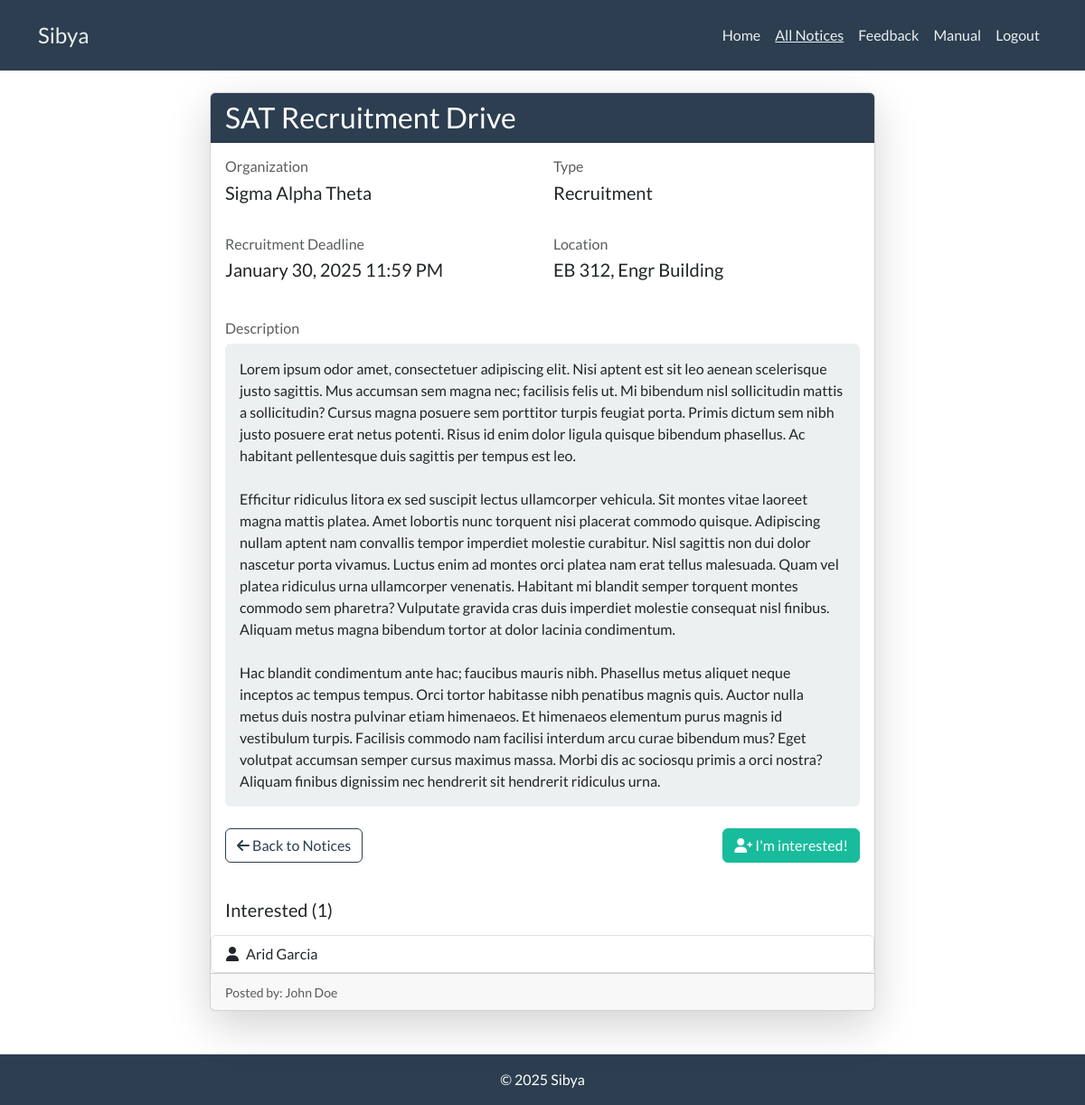
Screenshot of /notices/23/ (signed in) with the database file from the repository.
### sibya/models.py (models this page shows, shortened)
class Notice(models.Model):
    title = models.CharField(max_length=255)
    type = models.CharField(max_length=45, choices=[('Recruitment', 'Recruitment'), ('Event', 'Event')])
    schedule = models.DateTimeField()
    description = models.TextField()
    location = models.CharField(max_length=100)
    organization = models.ForeignKey(Organization, on_delete=models.CASCADE)
    author = models.ForeignKey(User, on_delete=models.CASCADE)
    interested = models.ManyToManyField(User, related_name="interested_participants", blank=True)
    history = HistoricalRecords()

class Organization(models.Model):
    name = models.CharField(max_length=75)
    history = HistoricalRecords()
    def __str__(self):
        return self.name

class User(AbstractBaseUser, PermissionsMixin):
    email = models.EmailField(unique=True)
    name = models.CharField(max_length=255)
    is_president = models.BooleanField(default=False)
    is_active = models.BooleanField(default=True)
    is_staff = models.BooleanField(default=False)
    objects = UserManager()
    USERNAME_FIELD = 'email'
    REQUIRED_FIELDS = ['name']

### sibya/views.py (the view)
# urls.py: path("notices/<int:id>/", views.view_notice, name="view_notice"),
@login_required(login_url="login")
def view_notice(request, id):
    notice = get_object_or_404(Notice, id=id)
    current_time = timezone.now()
    return render(request, "view_notice.html", {
        "notice": notice,
        "current_time": current_time
    })

### sibya/templates/view_notice.html (shortened to what this page needs)
{% extends 'base_layout/base.html' %}
{% block content %}
<div class="row justify-content-center">
    <div class="col-lg-8">
        <div class="card shadow-lg">
            <div class="card-header bg-primary text-white">
                <h3 class="card-title mb-0">{{ notice.title }}</h3>
            </div>
            <div class="card-body">
                <div class="mb-4">
                    <div class="row mb-3">
                        <div class="col-md-6">
                            <h6 class="text-muted mb-1">Organization</h6>
                            <p class="fs-5">{{ notice.organization }}</p>
                        </div>
                        <div class="col-md-6">
                            <h6 class="text-muted mb-1">Type</h6>
                            <p class="fs-5">{{ notice.type }}</p>
                        </div>
                    </div>
                    <div class="row mb-3">
                        <div class="col-md-6">
                            {% if notice.type == "Event" %}
                                <h6 class="text-muted mb-1">Schedule</h6>
                            {% elif notice.type == "Recruitment" %}
                                <h6 class="text-muted mb-1">Recruitment Deadline</h6>
                            {% endif %}
                            <p class="fs-5">{{ notice.schedule|date:"F d, Y h:i A" }}</p>
                        </div>
                        <div class="col-md-6">
                            <h6 class="text-muted mb-1">Location</h6>
                            <p class="fs-5">{{ notice.location }}</p>
                        </div>
                    </div>
                </div>
                <div class="mb-4">
                    <h6 class="text-muted mb-2">Description</h6>
                    <div class="p-3 bg-light rounded">
                        {{ notice.description|linebreaksbr }}
                    </div>
                </div>
                <div class="mt-4 d-flex justify-content-between">
                    <a href="{% url 'all_notices' %}" class="btn btn-outline-primary">
                        <i class="fas fa-arrow-left"></i> Back to Notices
                    </a>
                    {% if notice.schedule < current_time %}
                        <button class="btn btn-secondary" disabled>
                            <i class="fas fa-clock me-2"></i>Event Finished
                        </button>
                    {% else %}
                        <form method="POST" action="{% url 'join_notice' notice.id %}">
                            <button type="submit" class="btn btn-success">
                                <i class="fas fa-user-plus"></i> I'm interested!
                            </button>
                        </form>
                    {% endif %}
                </div>
            </div>
            {% if not notice.schedule < current_time %}
                <div class="mt-4">
                    <h5 class="mb-3 ms-3">Interested ({{ notice.interested.count }})</h5>
                    <div class="list-group">
                        {% for student in notice.interested.all %}
                            <div class="list-group-item d-flex align-items-center">
                                <i class="fas fa-user me-2"></i>
                                {{ student.name }}
                            </div>
                        {% empty %}
                            <div class="list-group-item text-muted">
                                <i class="fas fa-info-circle me-2"></i>
                                No interested students yet
                            </div>
                        {% endfor %}
                    </div>
                </div>
            {% endif %}
            <div class="card-footer text-muted">
                <small>Posted by: {{ notice.author.name }}</small>
            </div>
        </div>
    </div>
</div>
{% endblock %}

### rows the page displays
Notice: title "SAT Recruitment Drive", organization "Sigma Alpha Theta", type "Recruitment", schedule "January 30, 2025 11:59 PM", location "EB 312, Engr Building", description "Lorem ipsum odor amet, consectetuer adipiscing elit. Nisi aptent est sit leo aenean scelerisque justo sagittis. Mus accumsan sem magna nec; facilisis felis ut. Mi bibendum nisl sollicitudin mattis a sollicitudin? Cursus magna posuere sem porttitor turpis feugiat porta. Primis dictum sem nibh justo posuere erat netus potenti. Risus id enim dolor ligula quisque bibendum phasellus. Ac habitant pellentesque duis sagittis per tempus est leo. Efficitur ridiculus litora ex sed suscipit lectus ullamcorper vehicula. Sit montes vitae laoreet magna mattis platea. Amet lobortis nunc torquent nisi placerat commodo quisque. Adipiscing nullam aptent nam convallis tempor imperdiet molestie curabitur. Nisl…", interested.count "1", author.name "John Doe"
User: name "Arid Garcia"
